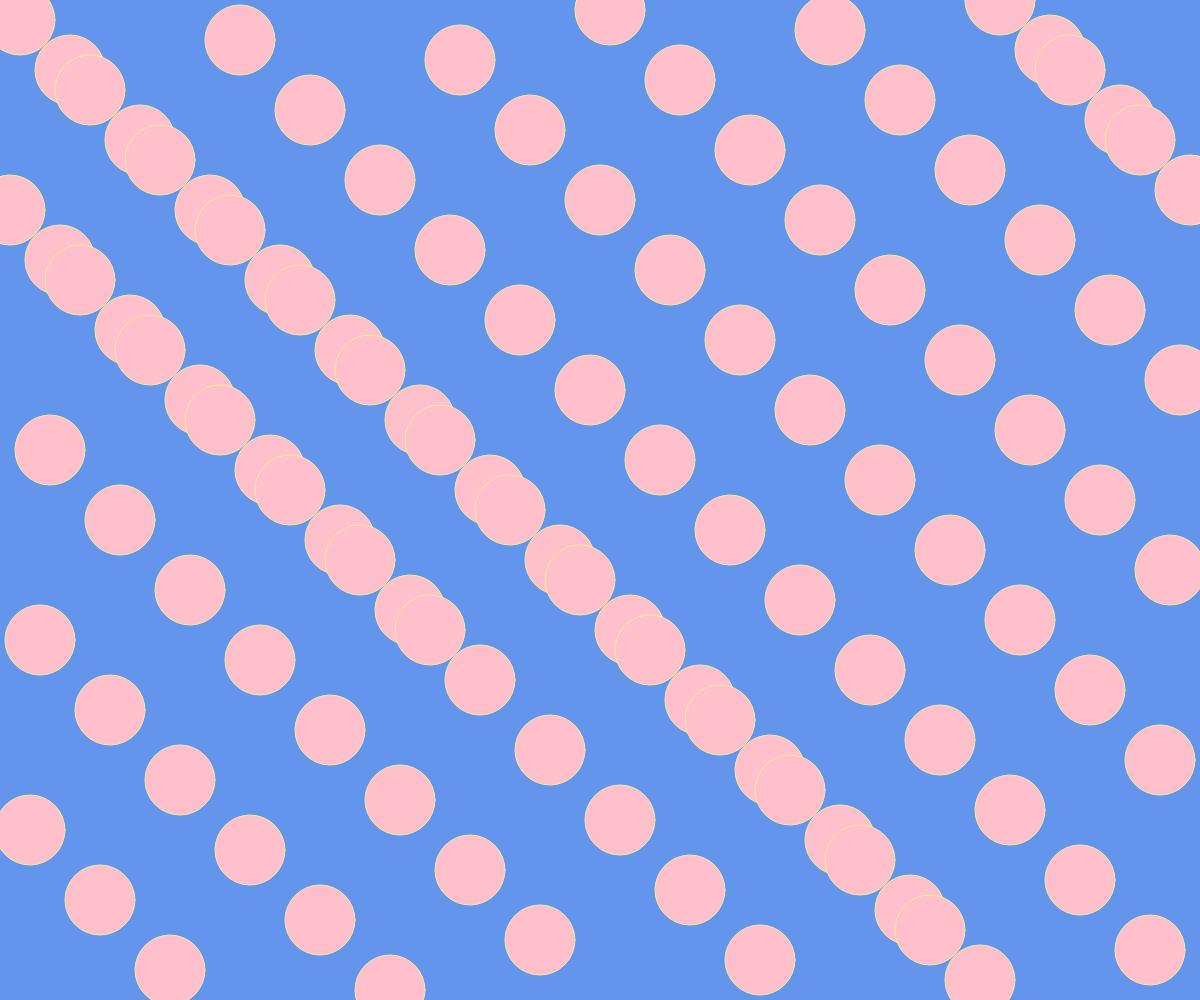
Frame 1 (no input)
Frame 60 (no input): identical to frame 1, image omitted
Frame 120 (the mouse pressed at the canvas centre since frame 60): identical to frame 1, image omitted

The p5.js sketch that drew this single still picture (run headless with seeded random() and noise() and a simulated clock; from frame 60 on, the mouse is pressed at the canvas centre):

// p5.js sketch
// ── sketch.js


function setup(){
    createCanvas(windowWidth,windowHeight);
}

function draw(){
    background('#6495ED');
    fill('pink');
    stroke('#f0ee9e')
    for(var i = 0; i < 110; i++){
        circle( (i*70)%width,(i*70)%innerHeight,70,70);
}
   // for (var ii = 0; ii<200; ii++){
   //     rect( (i*40)%width,(i*40)%innerHeight,40,40);
   // }








}

var hello;
hello = 'hi! :)'

console.log(hello);
